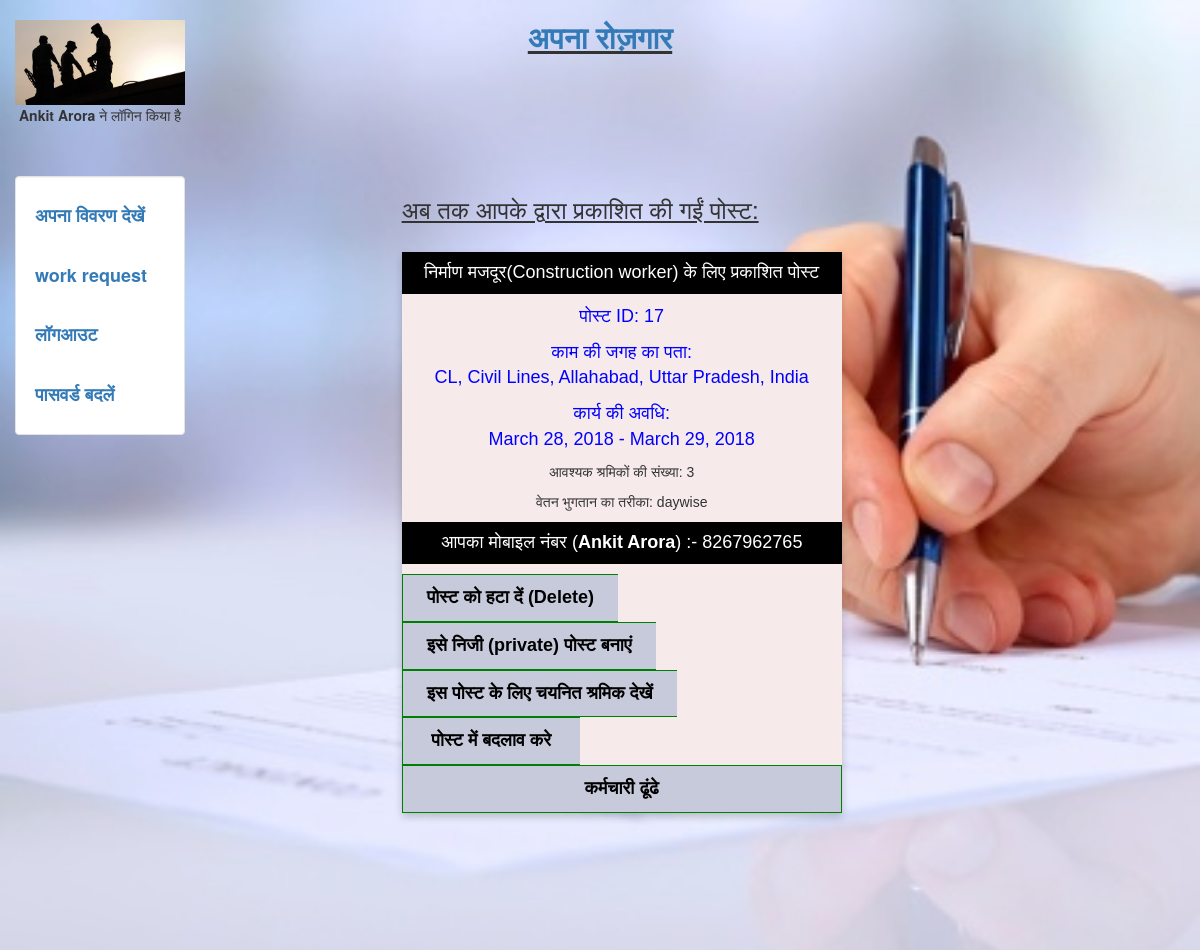
Page /update (signed in) on the earlier database version.
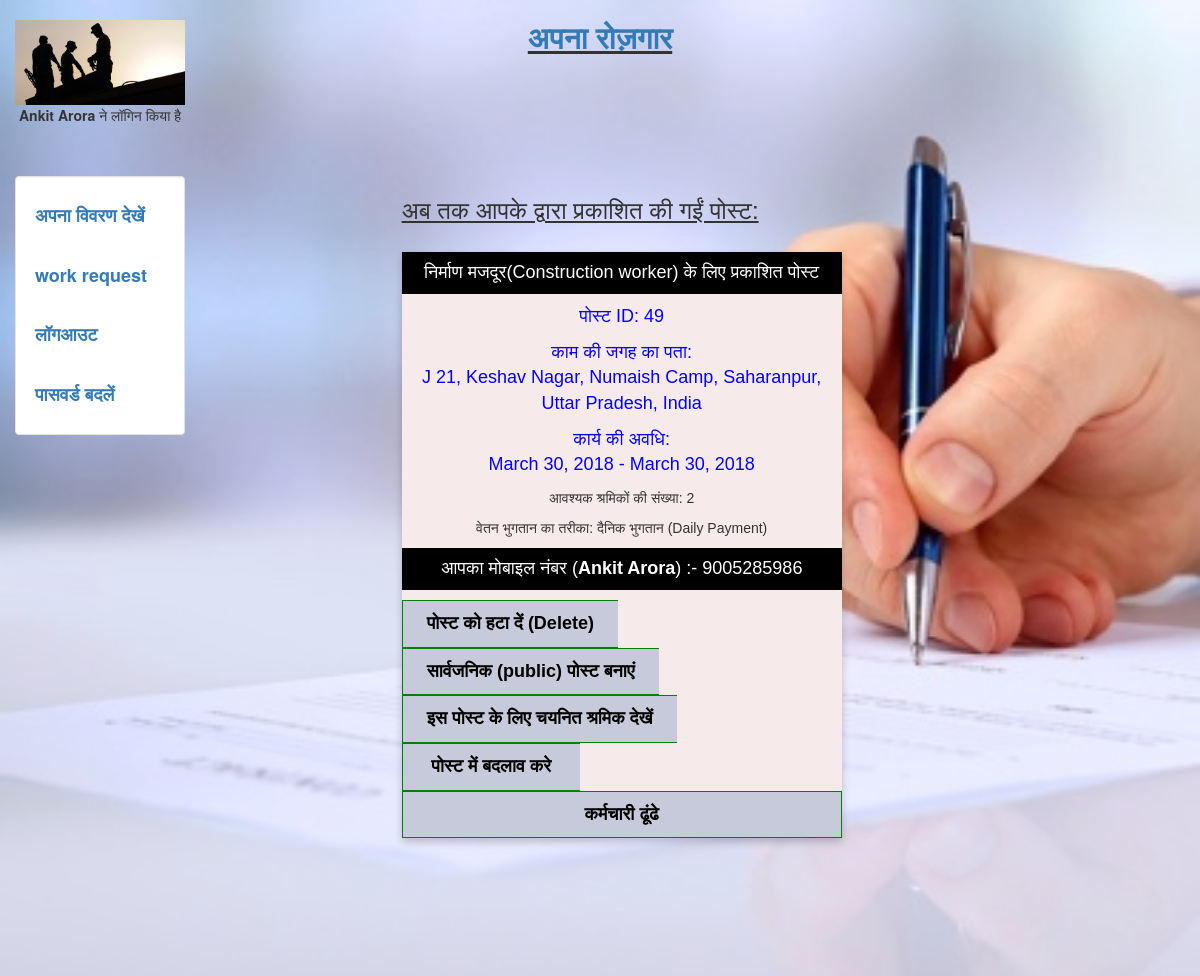
Same page on the later database version.
### search/models.py (models this page shows, shortened)
class Posts(models.Model):
	post_id=models.AutoField(primary_key=True)
	username = models.CharField(max_length=100)
	name = models.CharField(max_length = 100,blank = True, null = True)
	s_contact = models.CharField(max_length=50,blank = True,null = True)
	rskill = models.CharField(max_length = 100,blank = True, null = True)
	street = models.CharField(max_length=250,blank = True, null = True)
	location = models.CharField(max_length=250,blank = True, null = True)
	start_date = models.DateField(blank = True, null = True)
	end_date = models.DateField(blank = True, null = True)
	Nworker = models.IntegerField(blank = True, null = True)
	Twork = models.CharField(max_length = 250,blank = True, null = True)
	description = models.TextField(max_length = 500,blank = True, null = True)
	lat = models.CharField(max_length = 50, blank = True, null= True)
	lng = models.CharField(max_length = 50, blank = True, null= True)
	status = models.CharField(max_length = 50,blank = True, null = True)
	distance = models.IntegerField(blank = True, null = True)

### search/views.py (the view)
# urls.py: url(r'^update',update,name = 'update'),
def update(request):
  if request.method=="POST" and 'update' in request.POST:
    post_id=request.POST.get('post_id',None)
    name=request.POST.get('name')
    s_contact = request.POST.get('s_contact',None)
    rskill = request.POST.get('rskill',None)
    street = request.POST.get('street',None)
    locatio = request.POST.get('location',None)
    s_date = request.POST.get('start_date',None)
    e_date = request.POST.get('end_date',None)
    lat1 = request.POST.get('lat',None)
    lng1 = request.POST.get('lng',None)
    Nworker=request.POST.get('Nworker',None)
    Twork=request.POST.get('Twork',None)
    description=request.POST.get('description',None)
    data=Posts.objects.get(post_id=post_id)
    data.name=name
    data.s_contact=s_contact
    data.rskill=rskill
    data.street==street
    data.location=locatio
    data.start_date=s_date
    data.end_date=e_date
    data.Nworker=Nworker
    data.Twork=Twork
    data.description=description
    data.lat=lat1
    data.lng=lng1
    data.save()
    warn="submit successfully"
    return render(request,'search/update.html',{'data':data,'warn':warn})
  else:
    pos=Posts.objects.filter(username=request.user.username)
    warn=""
    if len(pos)==0:
      warn="No posts found"
    return render(request,'search/postresult.html',{'pos':pos,'warn':warn})

### search/templates/search/postresult.html (shortened to what this page needs)
{% extends "login/header.html" %}
{% block content %}
<div class ='col-sm-6 col-sm-offset-2'>
  <link rel="stylesheet" href="https://cdnjs.cloudflare.com/ajax/libs/font-awesome/4.7.0/css/font-awesome.min.css">
<h3><u>अब तक आपके द्वारा प्रकाशित की गईं पोस्ट: </u></h3>    <br>
{% for data in pos %}
  <div class="card" style="background-color:#F7EAEB">
  <p><button class = "but">{{data.rskill}} के लिए प्रकाशित पोस्ट</button></p>
  <p class="title">पोस्ट ID: {{data.post_id}}</p>
  <p class="title">काम की जगह का पता: <br>{{data.street}}, {{data.location}}</p>
  <p class="title">कार्य की अवधि: <br>{{data.start_date}} - {{data.end_date}}</p>
 <p>आवश्यक श्रमिकों की संख्या: {{data.Nworker}}</p>
  <p>वेतन भुगतान का तरीका: {{data.Twork}}</p>
  <p><button class = "but">आपका मोबाइल नंबर (<b>{{data.name}}</b>) :- {{data.s_contact}}</button></p>
  <form method="POST" action="/see_work_post">
     <div class = "btn-group"><font size = 4>
     <b><button type="submit" name = 'delete' >पोस्ट को हटा दें (Delete)</button>
      {%if "private" in data.status%}
     <button type="submit" name = 'status' >सार्वजनिक (public) पोस्ट बनाएं</button>
     {%else%}
     <button type="submit" name = 'status' >इसे निजी (private) पोस्ट बनाएं</button>
     {%endif%}
     <button type="submit" name = 'selected' >इस पोस्ट के लिए चयनित श्रमिक देखें</button>
     <button type="submit" name = 'edit' style = "width : 40.5% ">पोस्ट में बदलाव करे</button>
     <button type="submit" name = 'search' style = "width: 100%">कर्मचारी ढूंढे</button>
   </b>
 </font>
</div>
  </form>
</div>
    <br>
    <br>
{% endfor %}
</div>
{% endblock %}

### login/templates/login/header.html (shortened to what this page needs)
<!DOCTYPE html>
<html lang="en">
 <head>
   {% load staticfiles %}
   <link rel="stylesheet" href="{% static 'login/css/bootstrap.min.css' %}" type = "text/css"/>
  </head>
<body class="body" style="background-color:#F8F2C3">
	<div class="container-fluid" style="min-height:95%; ">
		<div class="row">
			  <div class="col-sm-2">
				<br>
				  <center>
					<img src="{% static 'login/img/profile.jpg' %}" class="img-responsive" style='max-height:100px;' alt="logo">
					{% if request.user.username %}
				  	<p><b> {{request.user.first_name}}</b> ने लॉगिन किया है</p>
					{% endif %}
				  </center>
			  </div>
			    <div class="col-sm-8">
				  <center>
				  <h2><b><u><a href="/about">अपना रोज़गार</a></b></u></h2>
				  </center>
			    </div>
		</div>
		<div class="row">
		  <div class="col-sm-2">
			<div class="well bs-sidebar" id="sidebar" style="background-color:#fff">
			  <ul class="nav nav-pills nav-stacked">
			  	{% if request.user.username %}
			  	<h4><b><li><a href = '/view'>अपना विवरण देखें</a></li></b></h4><br>
			  	<h4><b><li><a href = '/workrequest'> work request</a></li></b></h4><br>
			  	<h4><b><li><a href='/logout'>लॉगआउट</a></li></b></h4><br>
                               <h4><b> <li><a href = '/change_password'>पासवर्ड बदलें</a></li></b></h4>
			  	{%else%}
				<h4><b><li><a href='/login'>लॉग इन करें</a></li></b></h4><br>
				<h4><b><li><a href='/register'>रजिस्टर करे</a></li></b></h4><br>
                                <h4><b><li><a href='/forgot_password'>पासवर्ड भूल गए?</a></li></b></h4>
				{%endif%}
			  </ul>
			</div>
		  </div>
		  <div class="col-sm-10">
			<div class='container-fluid'>
			   {% block content %}
			   {% endblock %}
			</div>
		  </div>
		</div>
	</div>
	  <footer>
         <br>
         <br>
		<div class="container-fluid" style='margin-left:15px'>
			<p><a href="/about" target="blank">अपना रोज़गार</a> | <a href="https://www.iiita.ac.in/" target="blank">IIIT-इलाहाबाद</a></p>
		</div>
	  </footer>
</body>
</html>

### login/templates/login/header.html (style rules this page uses)
html, body { height:100% }

### search/templates/search/postresult.html (style rules this page uses)
.card { box-shadow: 0 4px 8px 0 rgba(0, 0, 0, 0.2); max-width: 500px; margin: auto; text-align: center; font-family: arial; }
.title { color: blue; font-size: 18px; }
.but { border: none; outline: 0; display: inline-block; padding: 8px; color: white; background-color: #000; text-align: center; cursor: pointer; width: 100%; font-size: 18px; }
.btn-group button { background-color: #C7CADA; border: 1px solid green; color: black; padding: 10px 24px; cursor: pointer; float: left; }
.btn-group button:not(:last-child) { border-right: none; }
.btn-group:after { content: ""; clear: both; display: table; }

Differences in the rows shown:
removed Posts: rskill "निर्माण मजदूर(Construction worker)", post_id "17", street "CL", location "Civil Lines, Allahabad, Uttar Pradesh, India", start_date "March 28, 2018", end_date "March 29, 2018", Nworker "3", Twork "daywise", name "Ankit Arora", s_contact "8267962765", status "इसे निजी (private) पोस्ट बनाएं"
added Posts: rskill "निर्माण मजदूर(Construction worker)", post_id "49", street "J 21, Keshav Nagar", location "Numaish Camp, Saharanpur, Uttar Pradesh, India", start_date "March 30, 2018", end_date "March 30, 2018", Nworker "2", Twork "दैनिक भुगतान (Daily Payment)", name "Ankit Arora", s_contact "9005285986", status "सार्वजनिक (public) पोस्ट बनाएं"
